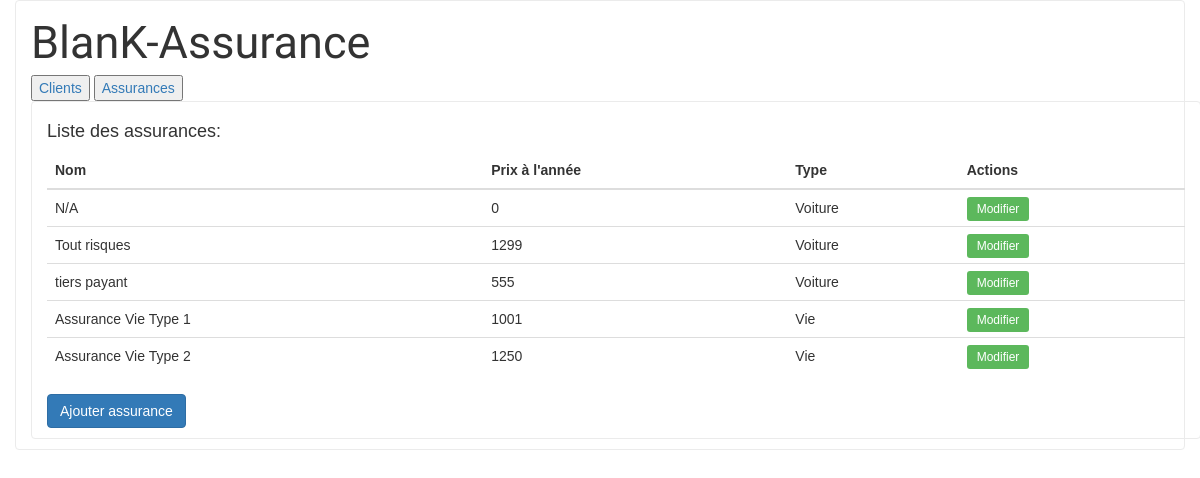
The page /view/showInsurances.php on the database its author committed.
### tables this page shows
CREATE TABLE `assurance` (
  `id` int(11) NOT NULL,
  `name` varchar(255) NOT NULL,
  `price` int(11) NOT NULL,
  `idType` int(11) NOT NULL
);

CREATE TABLE `typeassurance` (
  `id` int(11) NOT NULL,
  `name` varchar(255) NOT NULL
);

### assets/helper.php (called while the page is built, shortened)
<?php
function findTypeInsurance($id)
{
  $db = connect();
  if($db)
  {
    $sql = 'SELECT name FROM typeassurance WHERE id='.$id.'';
    $result = mysqli_query($db,$sql);
    if($result)
    {
      while ($row = mysqli_fetch_array($result)) {
        return $row['name'];
      }
    }
  }
}
 ?>

### view/showInsurances.php (the view)
<?php include("../include/menu.inc.php");
require("../assets/helper.php");
?>
<div class="container">
  <h4>Liste des assurances: </h4>
  <table class="table">
   <thead>
       <tr>
           <th>Nom</th>
           <th>Prix à l'année</th>
           <th>Type</th>
           <th>Actions</th>
       </tr>
   </thead>
   <tbody>
      <?php
        $db = connect();
        if($db){
          $sql = "SELECT * FROM assurance";
          $result = mysqli_query($db,$sql);
          if($result)
          {
          while($row = mysqli_fetch_array($result))
          {
            $res = '<tr>';
            $res .= ('<td>'.$row['name'].'</td>');
            $res .= ('<td>'.$row['price'].'</td>');
            $res .= ('<td>');
            $res .= findTypeInsurance($row['idType']);
            $res.= ('</td>');
            $res .= ('<td><a class="btn-success btn-sm" href="../view/updateInsurance.php?id='.$row['id'].'">Modifier </a></td>');
            $res .= ('</tr>');
            echo $res;
          }
          }
          else
          {
            echo "Erreur result";
          }
        }
        else
        {
          echo "Erreur db";
        }
      ?>
   </tbody>
</table>
<a class="btn btn-primary" href="../view/addInsurance.php">Ajouter assurance</a>
</div>
</body>
</html>

### include/menu.inc.php (shortened to what this page needs)
<!DOCTYPE html>
<html>
  <head>
    <link rel="stylesheet" href="../assets/css/style.css">
    <link rel="stylesheet" href="https://maxcdn.bootstrapcdn.com/bootstrap/3.3.7/css/bootstrap.min.css">
    <link rel="stylesheet" type="text/css" href="../assets/css/sweetalert.css">
  </head>
  <body>
  <div class="container">
    <div id="wrapper">
      <div class="title">BlanK-Assurance</div>
    <div class="toggles">
      <button><a href="../view/">Clients</a></button>
      <button><a href="../view/showInsurances.php">Assurances</a></button>
    </div>

### assets/css/style.css (style rules this page uses)
.container { border: 1px solid #ebebeb; padding: 10px 0; -moz-border-radius: 4px; -webkit-border-radius: 4px; border-radius: 4px; font-family: sans-serif; min-height: 215px; }
.title { font-size: 45px; font-family: 'Farsan', cursive; }

### rows shown on the page
assurance: name "N/A", price "0", idType.name "Voiture"
assurance: name "Tout risques", price "1299", idType.name "Voiture"
assurance: name "tiers payant", price "555", idType.name "Voiture"
assurance: name "Assurance Vie Type 1", price "1001", idType.name "Vie"
assurance: name "Assurance Vie Type 2", price "1250", idType.name "Vie"
